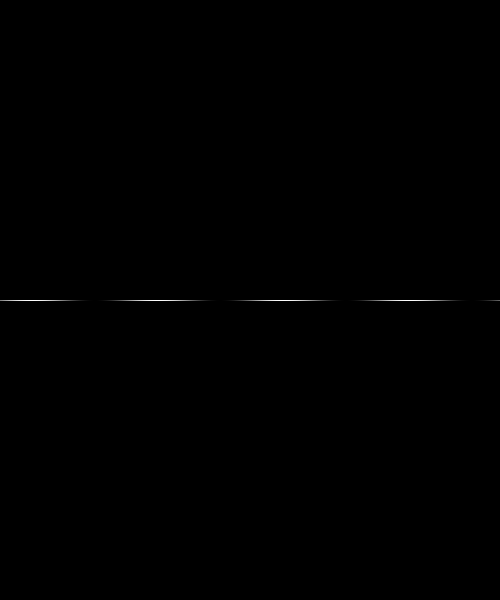
Frame 1 (no input)
Frame 60 (no input): identical to frame 1, image omitted
Frame 120 (the mouse pressed at the canvas centre since frame 60): identical to frame 1, image omitted

The p5.js sketch that drew this single still picture (run headless with seeded random() and noise() and a simulated clock; from frame 60 on, the mouse is pressed at the canvas centre):

// p5.js sketch
// ── sketch.js
// IMA NYU Shanghai
// the Nature of Code
// MOQN
// Mar 15 2017


function setup() {
  createCanvas(500, 600);
  background(0);
  noStroke();
}


function draw() {
  background(0);

  for (var x = 0; x < width; x++) {
    var freq = x * 0.05; // here!
    var amp = 1;
    var sinValue = sin(freq) * amp;  // sin(freq) * amp
    var white = map(sinValue, -1, 1, 0, 255);
    fill(white);
    rect(x, height/2, 1, 1);
  }

}
